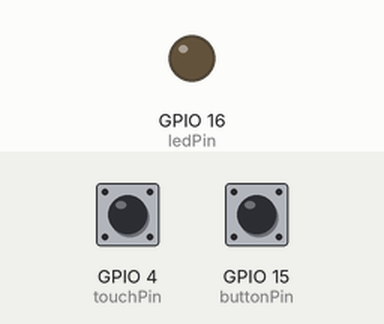
Recording of a sketch running on a simulated ESP32. Parts: output pins drawn as LEDs (lit = HIGH). Inputs (shaded band) come from the test bench; at power-on: GPIO 4 (touchPin) HIGH, GPIO 15 (buttonPin) LOW. What the sketch prints to the serial monitor is not drawn.

Above: at 1.2 s.
1.3 s: GPIO 4 (touchPin) pulled LOW for 0.15 s
At 1.37 s:
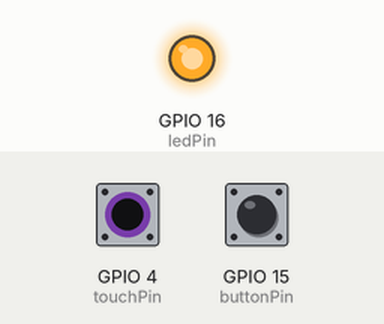
2.9 s: GPIO 4 (touchPin) pulled LOW for 3.2 s
At 6.7 s:
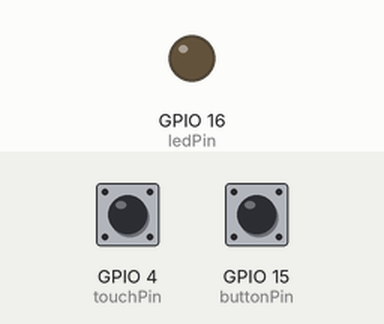
7.6 s: GPIO 15 (buttonPin) pulled HIGH for 0.15 s
At 9.0 s:
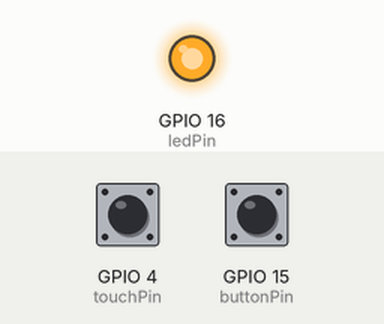
Timing chart, 0 to 10.6 s (numbered marks = the images above; inputs shaded):
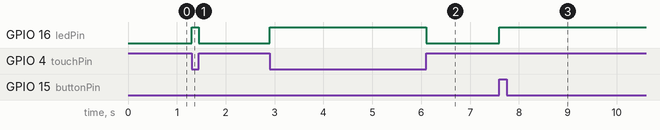

Measured:
- after the input at 1.3 s, GPIO 16 (ledPin): LOW → HIGH at once, → LOW 0.15 s later
- after the input at 2.9 s, GPIO 16 (ledPin): LOW → HIGH at once, → LOW 3.2 s later
- after the input at 7.6 s, GPIO 16 (ledPin): LOW → HIGH at once

The sketch:

Task01.ino
```cpp
const int touchPin =4;
const int buttonPin = 15; // the number of the pushbutton pin
const int ledPin = 16; // the number of the LED pin
int readBtnState;
int readPinState;
int NOWledState=LOW;//현재의 LED 켜짐 상태 확인. 초기상태는 꺼짐상태.
int PREVIOUSledState=LOW;//바로 직전의 LED 켜짐 상태 확인. 초기상태는 꺼짐상태.
int TEMPledState=LOW;//터치핀을 활용한 임시 LED상태 변경.

long tempTime = 0;//버튼이 눌린 시간 저장
long releaseThreshold = 400;//100ms이하의 버튼 눌림을 인지함.
long touchPinThreshold = 30;

void setup() {
  Serial.begin(115200);
  pinMode(buttonPin, INPUT);
  pinMode(ledPin, OUTPUT);
}

void loop() {
  readBtnState = digitalRead(buttonPin);
  readPinState = touchRead(touchPin);
  Serial.println(readPinState);

  if(readBtnState == HIGH && PREVIOUSledState == LOW && millis()-tempTime > releaseThreshold)
  {
    NOWledState = !NOWledState;//현재 led상태 반대로 바꾸기
   // Serial.println(NOWledState);
    tempTime = millis();
  }

  if(readPinState<touchPinThreshold)
  {
    TEMPledState = !NOWledState;//누르는 순간 잠시 led상태를 반대로 바꾼다.
    digitalWrite(ledPin, TEMPledState);
  }
  else digitalWrite(ledPin, NOWledState);


  PREVIOUSledState = readBtnState;
}
```
